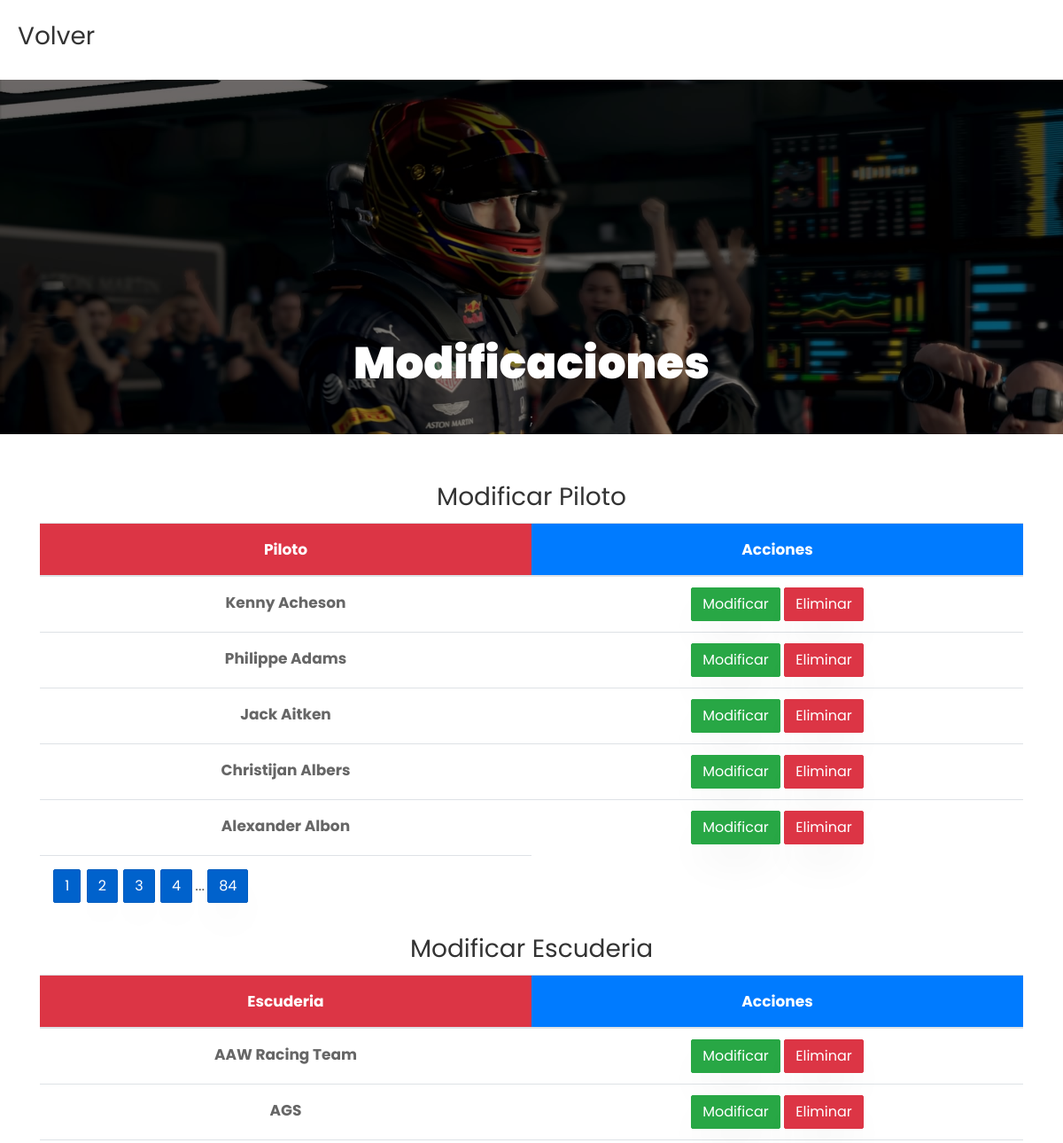
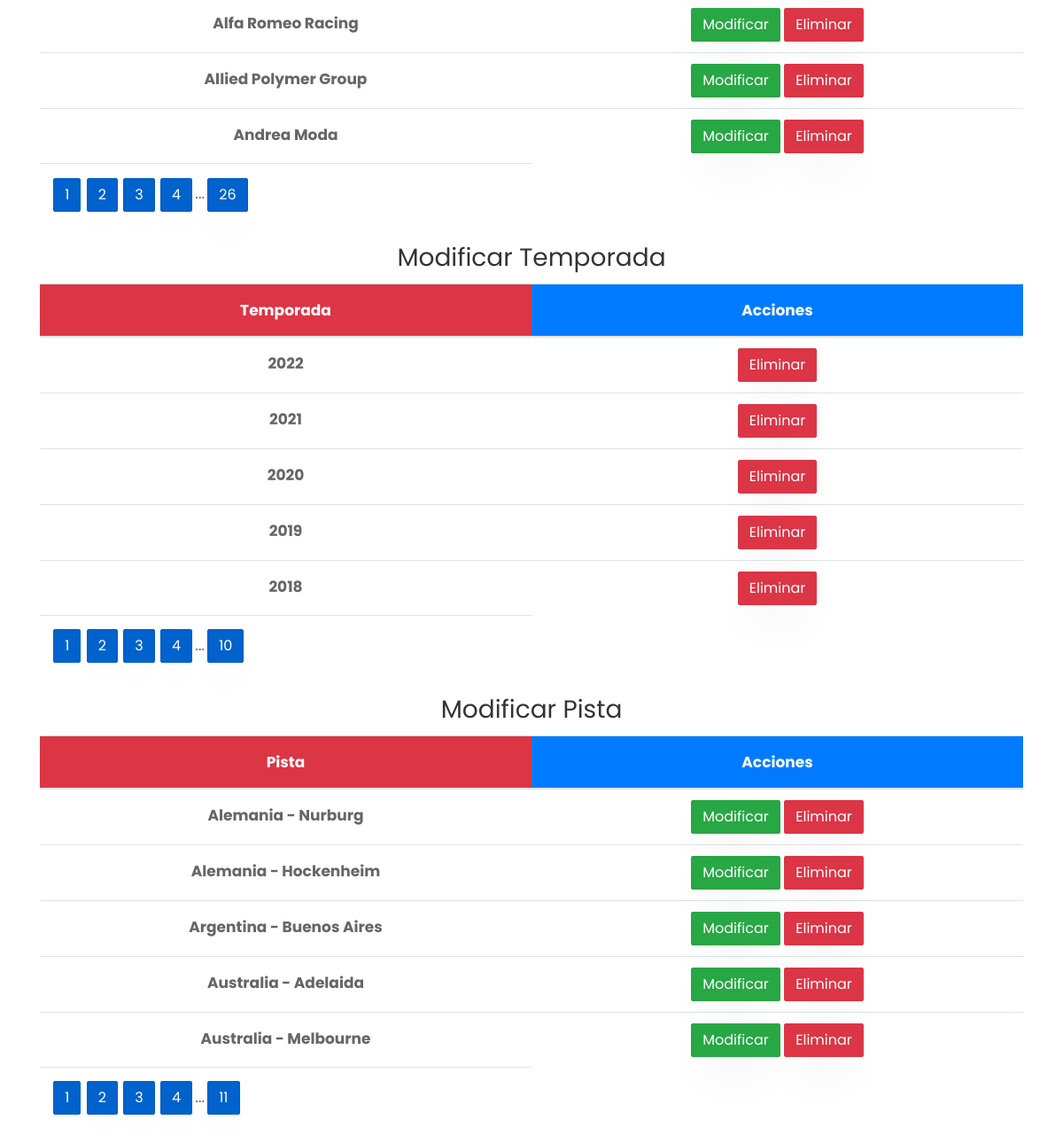
/modificaciones.php, run on the app's committed database (2 pictures, top to bottom).
### tables this page shows
CREATE TABLE `pilotos` (
  `id` int(11) NOT NULL,
  `nombre` varchar(30) NOT NULL,
  `apellido` varchar(30) NOT NULL,
  `nacionalidad` varchar(30) NOT NULL,
  `edad` int(11) NOT NULL
);

CREATE TABLE `escuderias` (
  `id` int(11) NOT NULL,
  `nombre` varchar(30) NOT NULL,
  `nacionalidad` varchar(30) NOT NULL
);

### modificaciones.php (the view, shortened to what this page needs)
<!DOCTYPE html>
<html lang="en">
  <?php include('templates/head.php') ?>
  <body>
    <a href="index.php"><h3 class="mb-2 bread" style="padding: 20px;">Volver</h3></a>
    <?php include('templates/header.php') ?>
    <?php
      try {
        require('db/conexion.php');
        $cargarPilotos = ' SELECT * FROM pilotos ORDER BY apellido ASC';
        $resultadoPilotos = $con->query($cargarPilotos);
        $cargarEscuderias = ' SELECT * FROM escuderias ORDER BY nombre ASC';
        $resultadoEscuderias = $con->query($cargarEscuderias);
        $cargarTemporadas = ' SELECT * FROM temporadas ORDER BY año DESC';
        $resultadoTemporadas = $con->query($cargarTemporadas);
        $cargarPistas = ' SELECT * FROM pistas ORDER BY pais ';
        $resultadoPistas = $con->query($cargarPistas);
      } catch (\Exception $e) {
        $error = $e->getMessage();
      }
    ?>
    <div class="container" style="margin-top: 50px;">
        <h3 class="text-center">Modificar Piloto</h3>
        <table class="table" id="tablaPilotos">
          <thead class="text-center" style="color:white;">
            <tr>
              <th scope="col" width="50%" style="background-color:#dc3545;">Piloto</th>
              <th scope="col" style="background-color:#007bff;">Acciones</th>
            </tr>
          </thead>
          <tbody class="text-center">
            <?php
              while ($pilotos = $resultadoPilotos->fetch_assoc()) {
                $idPiloto = $pilotos['id'];
                $nombrePiloto = $pilotos['nombre'];
                $apellidoPiloto = $pilotos['apellido'];
            ?>
              <tr>
                <th scope="row"><?php echo $nombrePiloto . ' ' . $apellidoPiloto ?></th>
                <td>
                  <a href="modificar-piloto.php?id=<?echo $idPiloto ?>"><button class="btn btn-success">Modificar</button></a>
                  <button data-name="piloto" data-id="<?php echo $idPiloto ?>" class="btn btn-danger">Eliminar</button>
                </td>
              </tr>
            <?php
              }
            ?>
          </tbody>
        </table>
        <h3 class="text-center">Modificar Escuderia</h3>
        <table class="table" id="tablaEscuderias">
            <thead class="text-center" style="color:white;">
              <tr>
                <th scope="col" width="50%" style="background-color:#dc3545;">Escuderia</th>
                <th scope="col" style="background-color:#007bff;">Acciones</th>
              </tr>
            </thead>
            <tbody class="text-center">
              <?php
                while ($escuderias = $resultadoEscuderias->fetch_assoc()) {
                  $idEscuderia = $escuderias['id'];
                  $nombreEscuderia = $escuderias['nombre'];
              ?>
                <tr>
                  <th scope="row"><?php echo $nombreEscuderia ?></th>
                  <td>
                    <a href="modificar-escuderia.php?id=<?php echo $idEscuderia ?>"><button class="btn btn-success">Modificar</button></a>
                    <button data-name="escuderia" data-id="<?php echo $idEscuderia ?>" class="btn btn-danger">Eliminar</button>
                  </td>
                </tr>
              <?php
                }
              ?>
            </tbody>
        </table>
        <h3 class="text-center">Modificar Temporada</h3>
        <table class="table" id="tablaTemporadas">
            <thead class="text-center" style="color:white;">
              <tr>
                <th scope="col" width="50%" style="background-color:#dc3545;">Temporada</th>
                <th scope="col" style="background-color:#007bff;">Acciones</th>
              </tr>
            </thead>
            <tbody class="text-center">
              <?php
                while ($temporadas = $resultadoTemporadas->fetch_assoc()) {
                  $idTemporada = $temporadas['id'];
                  $anioTemporada = $temporadas['año'];
              ?>
                <tr>
                  <th scope="row"><?php echo $anioTemporada ?></th>
                  <td>
                    <button data-name="temporada" data-id="<?php echo $idTemporada ?>" class="btn btn-danger">Eliminar</button>
                  </td>
                </tr>
              <?php
                }
              ?>
            </tbody>
        </table>
        <h3 class="text-center">Modificar Pista</h3>
        <table class="table" id="tablaPistas">
            <thead class="text-center" style="color:white;">
              <tr>
                <th scope="col" width="50%" style="background-color:#dc3545;">Pista</th>
                <th scope="col" style="background-color:#007bff;">Acciones</th>
              </tr>
            </thead>
            <tbody class="text-center">
              <?php
                while ($pistas = $resultadoPistas->fetch_assoc()) {
                  $idPista = $pistas['id'];
                  $nombrePista = $pistas['pais'] . ' - ' . $pistas['ciudad'];
              ?>
                <tr>
                  <th scope="row"><?php echo $nombrePista; ?></th>
                  <td>
                    <a href="modificar-pista.php?id=<?php echo $idPista ?>"><button class="btn btn-success">Modificar</button></a>
                    <button data-name="pista" data-id="<?php echo $idPista ?>" class="btn btn-danger">Eliminar</button>
                  </td>
                </tr>
              <?php
                }
              ?>
            </tbody>
        </table>
    </div>
  </body>
</html>

### data on the page
pilotos: nombre "Kenny", apellido "Acheson"
pilotos: nombre "Philippe", apellido "Adams"
pilotos: nombre "Jack", apellido "Aitken"
pilotos: nombre "Christijan", apellido "Albers"
pilotos: nombre "Alexander", apellido "Albon"
escuderias: nombre "AAW Racing Team"
escuderias: nombre "AGS"
escuderias: nombre "Alfa Romeo Racing"
escuderias: nombre "Allied Polymer Group"
escuderias: nombre "Andrea Moda"

### other printed values
$encabezado "Modificaciones"
